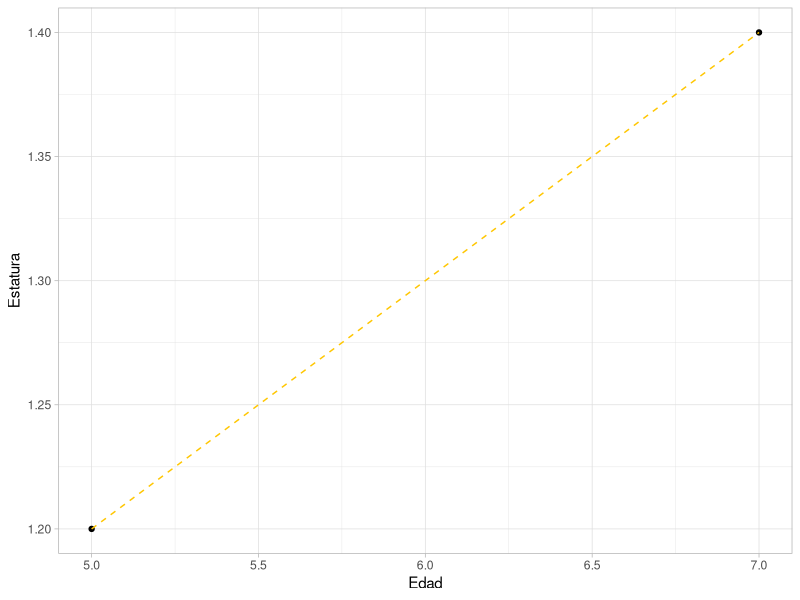

This chart was generated by the following R code:
# intall packages only first time
# install.packages("openxlsx")
# install.packages('ggplot2')

library(openxlsx)
library(ggplot2)

data <- read.xlsx("mrl/Estatura.xlsx", sheet = 1)
ggplot(data, aes(x = Edad, y = Estatura)) +
geom_point() +
theme_light() +
geom_segment(aes(xend = 7, yend = 1.4), color = "#ffc600", lty='dashed')
